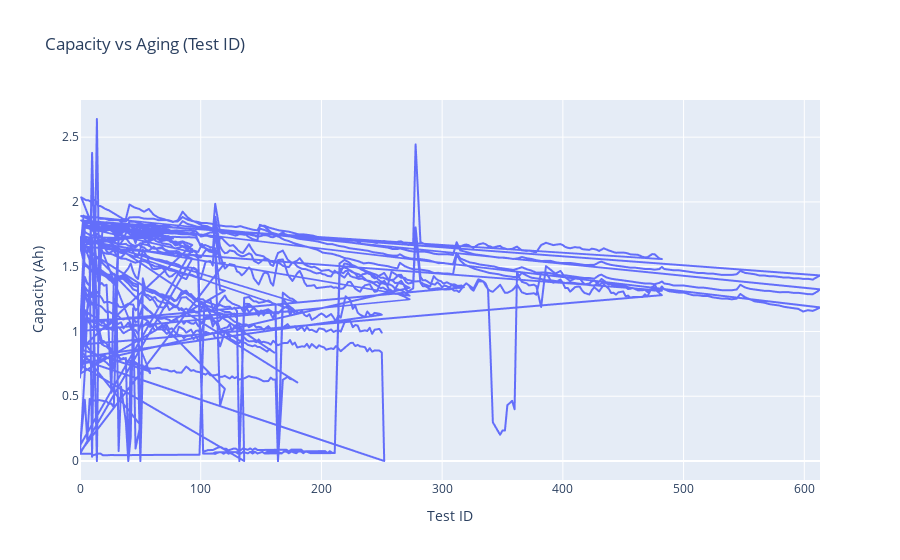

Notebook cell for this chart:
### Code cell
import pandas as pd
import plotly.express as px

# Load the dataset
  # Update with the correct path to your file
data = pd.read_csv('metadata.csv')

# Inspect the first few rows of the data
print(data.head())

# Check the summary of the 'Capacity' column
print(data['Capacity'].describe())

# Check for missing values in 'Capacity'
print(f"Missing values in 'Capacity' column: {data['Capacity'].isna().sum()}")

# Convert 'Capacity' column to numeric (invalid values become NaN)
data['Capacity'] = pd.to_numeric(data['Capacity'], errors='coerce')

# Check the number of valid rows in the 'Capacity' column after conversion
print(f"Valid rows in 'Capacity' column: {data['Capacity'].notna().sum()}")

# Drop rows with missing 'Capacity' values
data_cleaned = data.dropna(subset=['Capacity'])

# Check if there is any data left to plot
print(f"Rows after cleaning: {data_cleaned.shape[0]}")

# Create a line plot for Capacity vs Aging (Test ID)
fig_capacity = px.line(data_cleaned, x='test_id', y='Capacity', title='Capacity vs Aging (Test ID)',
                       labels={'Capacity': 'Capacity (Ah)', 'test_id': 'Test ID'})

# Show the plot
fig_capacity.show()

### Figure 1 — Plotly figure (JSON) as saved in the notebook; plotly's stock layout.template omitted (floating-point values rounded to 4 significant figures; data arrays with more than 128 entries replaced by an {"elided": "..."} marker saying what was removed)
{"data": [{"hovertemplate": "Test ID=%{x}<br>Capacity (Ah)=%{y}<extra></extra>", "legendgroup": "", "line": {"color": "#636efa", "dash": "solid"}, "marker": {"symbol": "circle"}, "mode": "lines", "name": "", "showlegend": false, "type": "scattergl", "x": {"elided": "2769 int values"}, "xaxis": "x", "y": {"elided": "2769 float values"}, "yaxis": "y"}], "layout": {"legend": {"tracegroupgap": 0}, "title": {"text": "Capacity vs Aging (Test ID)"}, "xaxis": {"anchor": "y", "domain": [0, 1], "title": {"text": "Test ID"}}, "yaxis": {"anchor": "x", "domain": [0, 1], "title": {"text": "Capacity (Ah)"}}}}
